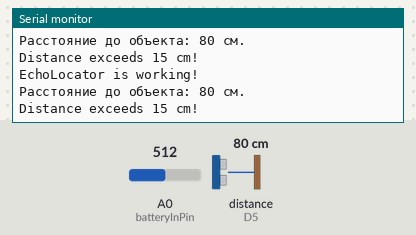
Recording of a sketch running on a simulated ESP8266 (Wemos D1 mini). Shown: the last lines printed to the serial monitor. Wiring (inferred from the names in the program): ultrasonic range finder: trigger D6; echo D5. The inputs (shaded band) are chosen by the test bench; at power-on: distance to the obstacle (sensor on D5) 80 cm, A0 (batteryInPin) = 512. The echo pulse lasts 58.3 µs per cm; WiFi joins after 1.5 s; servers stay silent unless stated; the local clock reads 2024-03-15 10:24:30 at power-on unless the sketch sets it.

Above: at 7.5 s.
7.6 s: distance to the obstacle (sensor on D5) set to 16 cm
At 8.4 s:
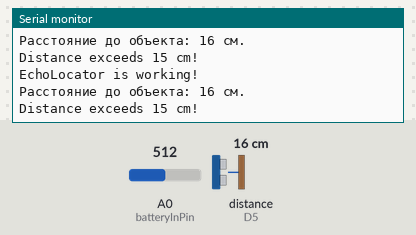
9.1 s: distance to the obstacle (sensor on D5) set to 12 cm
At 10.0 s:
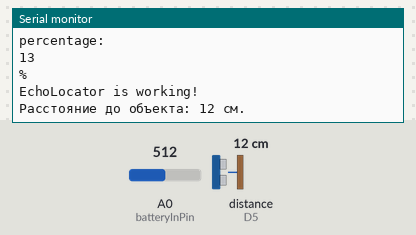
10.6 s: distance to the obstacle (sensor on D5) set to 8 cm
At 11.5 s:
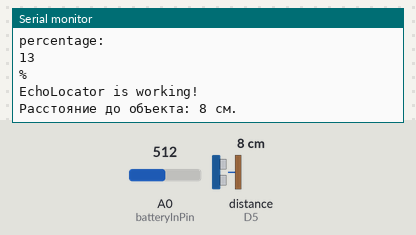
13.6 s: A0 (batteryInPin) set to 681
Timing chart, 0 to 16.6 s (numbered marks = the images above; inputs shaded):
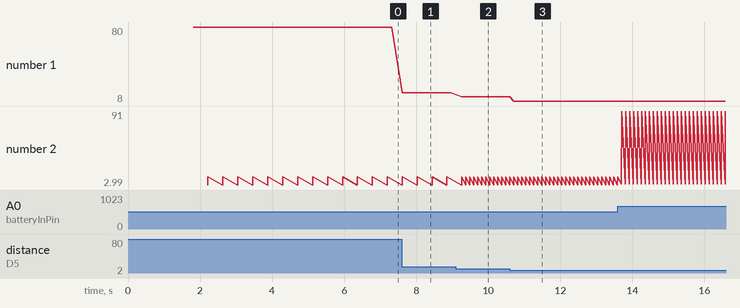

The sketch:

tea_first_draft.ino
```cpp
/*******************************************************************
    A telegram bot that sends you a message when ESP
    starts up

    Parts:
    D1 Mini ESP8266 * - http://s.click.aliexpress.com/e/uzFUnIe
    (or any ESP8266 board)

      = Affilate

    If you find what I do useful and would like to support me,
    please consider becoming a sponsor on Github
    https://github.com/sponsors/witnessmenow/


    Written by Brian Lough
    YouTube: https://www.youtube.com/brianlough
    Tindie: https://www.tindie.com/stores/brianlough/
    Twitter: https://twitter.com/witnessmenow
 *******************************************************************/

#include <ESP8266WiFi.h>
#include <WiFiClientSecure.h>
#include <UniversalTelegramBot.h>
#include <ArduinoJson.h>

// Wifi network station credentials
#define WIFI_SSID "MTLINK"
#define WIFI_PASSWORD "LeninIsAlive1917"


#define PIN_TRIG D6
#define PIN_ECHO D5
// Telegram BOT Token (Get from Botfather)
// ------- Telegram config --------
#define BOT_TOKEN "6250246633:AAGHeih1vRyHBZ0k6kH6TOCaGdgh-D_v2yE"  // your Bot Token (Get from Botfather)
#define CHAT_ID "263170564" // Chat ID of where you want the message to go (You can use MyIdBot to get the chat ID)

int teaLowLevelFlag1 = false;
int teaLowLevelFlag2 = false;
int teaLowLevelFlag3 = false;
long duration;
long cm = 10;
int batteryLowLevelFlag = false;
int batteryInPin  = A0;    // Analog input pin
int sensorValue;           // Analog Output of Sensor
float calibration = 0.31;  // Check Battery voltage using multimeter & add/subtract the value
int bat_percentage;

X509List cert(TELEGRAM_CERTIFICATE_ROOT);
WiFiClientSecure secured_client;
UniversalTelegramBot bot(BOT_TOKEN, secured_client);

void setup() {
  Serial.begin(115200);
  Serial.setTimeout(2000);
  Serial.println();

  // Wait for serial to initialize.
  while(!Serial) { }

  pinMode(PIN_TRIG, OUTPUT);
  pinMode(PIN_ECHO, INPUT);

 // attempt to connect to Wifi network:
  Serial.print("Connecting to Wifi SSID ");
  Serial.print(WIFI_SSID);
  WiFi.begin(WIFI_SSID, WIFI_PASSWORD);
  secured_client.setTrustAnchors(&cert); // Add root certificate for api.telegram.org
  while (WiFi.status() != WL_CONNECTED)
  {
    Serial.print(".");
    delay(500);
  }
  Serial.print("\nWiFi connected. IP address: ");
  Serial.println(WiFi.localIP());

  Serial.print("Retrieving time: ");
  configTime(0, 0, "pool.ntp.org"); // get UTC time via NTP
  time_t now = time(nullptr);
  while (now < 24 * 3600)
  {
    Serial.print(".");
    delay(100);
    now = time(nullptr);
  }
  Serial.println(now);

  bot.sendMessage(CHAT_ID, "Bot started up", "");
}
void sendNotification(){
  String message = "";
  if(teaLowLevelFlag1 || teaLowLevelFlag2 || teaLowLevelFlag3){
    message = "Please buy more tea!";
  }
  else if(batteryLowLevelFlag){
    message = "Please charge the battery!";
  }
  else{
    message = "Error Flag!";
  }
  message.concat("\n");
  if(bot.sendMessage(CHAT_ID, message, "")){
    Serial.println("TELEGRAM Successfully sent");
  }

  if(teaLowLevelFlag1 || teaLowLevelFlag2 || teaLowLevelFlag3){
    teaLowLevelFlag1 = false;
    teaLowLevelFlag2 = false;
    teaLowLevelFlag3 = false;
  }
  else if(batteryLowLevelFlag){
    batteryLowLevelFlag = false;
  }
}

void echoLocator(int* flag){
  Serial.println("EchoLocator is working!");

  digitalWrite(PIN_TRIG, LOW);
  delayMicroseconds(5);
  digitalWrite(PIN_TRIG, HIGH);
  delayMicroseconds(10);
  digitalWrite(PIN_TRIG, LOW);

  duration = pulseIn(PIN_ECHO, HIGH);

  cm = (duration / 2) / 29.1;

  Serial.print("Расстояние до объекта: ");
  Serial.print(cm);
  Serial.println(" см.");

  if(cm >= 15){
    Serial.println("Distance exceeds 15 cm!");
    *flag = true;
  }
}

void batteryCheck(){
  sensorValue = analogRead(batteryInPin);
  float voltage = (((sensorValue * 3.3) / 1024) * 2 - calibration); //multiply by two as voltage divider network is 100K & 100K Resistor
  Serial.println("voltage: ");
  Serial.println(voltage);

  bat_percentage = mapfloat(voltage, 2.8, 4.2, 0, 100); //2.8V as Battery Cut off Voltage & 4.2V as Maximum Voltage

  Serial.println("percentage: ");
  Serial.println(bat_percentage);
  Serial.println("%");

  if(bat_percentage <= 10){
    batteryLowLevelFlag = true;
  }
}

void loop() {

  echoLocator(&teaLowLevelFlag1);
  delay(100);
  echoLocator(&teaLowLevelFlag2);
  if(teaLowLevelFlag1 && teaLowLevelFlag2){
    sendNotification();
  }
  else if(teaLowLevelFlag1 || teaLowLevelFlag2){
    delay(100);
    echoLocator(&teaLowLevelFlag3);
    if(teaLowLevelFlag3){
      sendNotification();
    }
  }

  teaLowLevelFlag1 = false;
  teaLowLevelFlag2 = false;
  teaLowLevelFlag3 = false;

  batteryCheck();
  if(batteryLowLevelFlag){
    sendNotification();
  }
  //ESP.deepSleep(1e6);
}

float mapfloat(float x, float in_min, float in_max, float out_min, float out_max)
{
  return (x - in_min) * (out_max - out_min) / (in_max - in_min) + out_min;
}
```

Measured:
- the behaviour switches between 15 and 14 cm on distance to the obstacle (sensor on D5) (found by bisection; images 1 and 2)
- after the input at 7.6 s, the serial monitor: prints a new line at once (image 1)
- after the input at 9.1 s, the serial monitor: prints a new line after 0.17 s (image 2)
- after the input at 10.6 s, the serial monitor: prints a new line after 0.10 s (image 3)
- plotted number 1: 80 → 16 after the input at 7.6 s, 16 → 12 after the input at 9.1 s, 12 → 8 after the input at 10.6 s
- plotted number 2: 13 → 91 after the input at 13.6 s
